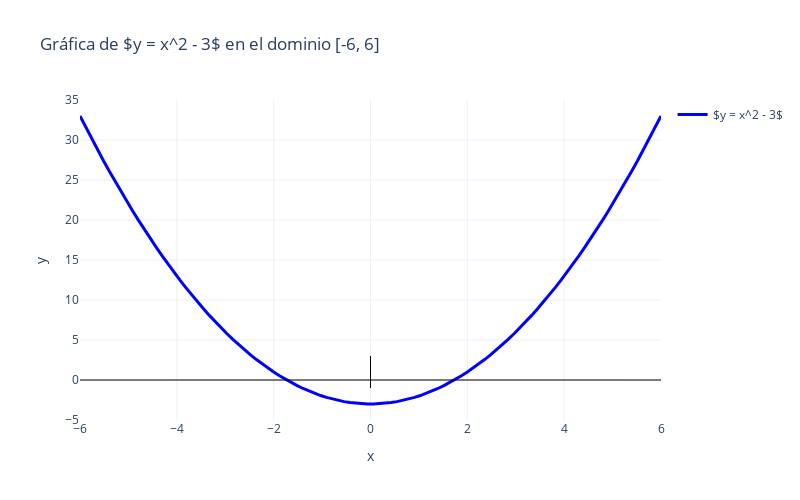

This figure's notebook cell:
### Markdown cell above
También, vemos que cuando $x \to \pm\infty$, $f(x) \to +\infty $ ya que el valor de $y$ se incrementa sin límite tanto como $x$ sea grande positiva o grande negativa.

### Code cell
import numpy as np
import plotly.graph_objects as go

# Dominio
c = 2
epsilon = 1
a,b = -6, 6

x = np.linspace(a , b, 100)
a_= +1
y = a_*x**2 - 3

# Crear figura con Plotly
fig = go.Figure()

# Agregar la curva de la función
fig.add_trace(go.Scatter(
    x=x,
    y=y,
    mode='lines',
    name=r'$y = x^2 - 3$',
    line=dict(color='blue', width=3)
))

# Agregar ejes coordenados
fig.add_trace(go.Scatter( # eje x
    x=[a, b],
    y=[0, 0],
    mode='lines',
    line=dict(color='black', width=1),
    showlegend=False
))
fig.add_trace(go.Scatter( # trazar el eje y
    x=[0, 0],
    y=[-1, 3],
    mode='lines',
    line=dict(color='black', width=1),
    showlegend=False
))

# Configurar el diseño del gráfico
fig.update_layout(
    title=f'Gráfica de $y = x^2 - 3$ en el dominio [{a}, {b}]',
    xaxis_title='x',
    yaxis_title='y',
    xaxis=dict(zeroline=False),
    yaxis=dict(zeroline=False),
    width=800,
    height=500,
    template='plotly_white'
)

# Mostrar la gráfica y guardarla 
fig.write_image(r"C:\Users\marco\Downloads\grafica_funcion_y_x2_menos3.png")

fig.show()

### Figure 1 — Plotly figure (JSON) as saved in the notebook; plotly's stock layout.template omitted (floating-point values rounded to 4 significant figures)
{"data": [{"line": {"color": "blue", "width": 3}, "mode": "lines", "name": "$y = x^2 - 3$", "type": "scatter", "x": [-6.0, -5.879, -5.758, -5.636, -5.515, -5.394, -5.273, -5.152, -5.03, -4.909, -4.788, -4.667, -4.545, -4.424, -4.303, -4.182, -4.061, -3.939, -3.818, -3.697, -3.576, -3.455, -3.333, -3.212, -3.091, -2.97, -2.848, -2.727, -2.606, -2.485, -2.364, -2.242, -2.121, -2.0, -1.879, -1.758, -1.636, -1.515, -1.394, -1.273, -1.152, -1.03, -0.9091, -0.7879, -0.6667, -0.5455, -0.4242, -0.303, -0.1818, -0.06061, 0.06061, 0.1818, 0.303, 0.4242, 0.5455, 0.6667, 0.7879, 0.9091, 1.03, 1.152, 1.273, 1.394, 1.515, 1.636, 1.758, 1.879, 2.0, 2.121, 2.242, 2.364, 2.485, 2.606, 2.727, 2.848, 2.97, 3.091, 3.212, 3.333, 3.455, 3.576, 3.697, 3.818, 3.939, 4.061, 4.182, 4.303, 4.424, 4.545, 4.667, 4.788, 4.909, 5.03, 5.152, 5.273, 5.394, 5.515, 5.636, 5.758, 5.879, 6.0], "y": [33.0, 31.56, 30.15, 28.77, 27.42, 26.09, 24.8, 23.54, 22.3, 21.1, 19.92, 18.78, 17.66, 16.57, 15.52, 14.49, 13.49, 12.52, 11.58, 10.67, 9.786, 8.934, 8.111, 7.318, 6.554, 5.819, 5.114, 4.438, 3.792, 3.174, 2.587, 2.028, 1.5, 1.0, 0.5298, 0.08907, -0.3223, -0.7043, -1.057, -1.38, -1.674, -1.938, -2.174, -2.379, -2.556, -2.702, -2.82, -2.908, -2.967, -2.996, -2.996, -2.967, -2.908, -2.82, -2.702, -2.556, -2.379, -2.174, -1.938, -1.674, -1.38, -1.057, -0.7043, -0.3223, 0.08907, 0.5298, 1.0, 1.5, 2.028, 2.587, 3.174, 3.792, 4.438, 5.114, 5.819, 6.554, 7.318, 8.111, 8.934, 9.786, 10.67, 11.58, 12.52, 13.49, 14.49, 15.52, 16.57, 17.66, 18.78, 19.92, 21.1, 22.3, 23.54, 24.8, 26.09, 27.42, 28.77, 30.15, 31.56, 33.0]}, {"line": {"color": "black", "width": 1}, "mode": "lines", "showlegend": false, "type": "scatter", "x": [-6, 6], "y": [0, 0]}, {"line": {"color": "black", "width": 1}, "mode": "lines", "showlegend": false, "type": "scatter", "x": [0, 0], "y": [-1, 3]}], "layout": {"height": 500, "title": {"text": "Gráfica de $y = x^2 - 3$ en el dominio [-6, 6]"}, "width": 800, "xaxis": {"title": {"text": "x"}, "zeroline": false}, "yaxis": {"title": {"text": "y"}, "zeroline": false}}}
